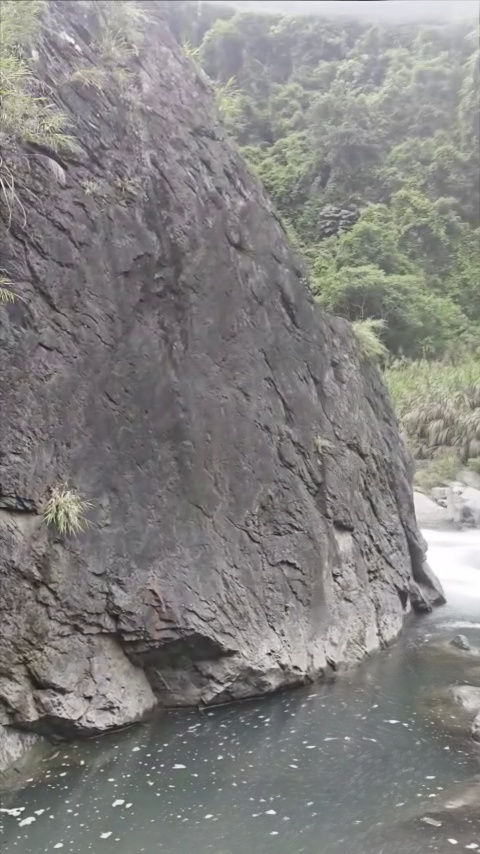
#> input picture clean_bg_panorama.jpg, 480 x 854 px
$ python -i synthesize_reference_fog_video.py   (imports and definitions only)   (older library calls are emulated)
#> lines starting #> are read from the running program, lines starting #| are printed output that depends on the picture; after the words box and inside, x2 and y2 are one past the last pixel; in counts of white or black regions, pixels touching at a corner belong together
#> further down, picture is the input picture: shape (854, 480, 3); mean B, G, R 128.9, 130.4, 131.8
### visualize_coarse_fog_mask.py
import argparse
from pathlib import Path

import cv2
import numpy as np


def normalize_map(arr: np.ndarray, percentile=95):
    scale = np.percentile(arr, percentile) + 1e-6
    return np.clip(arr / scale, 0, 1).astype(np.float32)


def inverse_confidence(arr: np.ndarray, percentile=95):
    return 1.0 - normalize_map(arr, percentile=percentile)


def get_single_frame_fog_components(
    image_bgr,
    patch_size=15,
    w_dcp=0.5,
    w_grad=0.3,
    w_sat=0.2,
    blur_ksize=101,
    threshold=0.6,
    morph_ksize=31,
):
#> called with patch_size = 15, w_dcp = 0.5, w_grad = 0.3, w_sat = 0.2, blur_ksize = 101, threshold = 0.6, morph_ksize = 31
    gray = cv2.cvtColor(image_bgr, cv2.COLOR_BGR2GRAY).astype(np.float32) / 255.0
    hsv = cv2.cvtColor(image_bgr, cv2.COLOR_BGR2HSV).astype(np.float32) / 255.0

    min_channel = np.min(image_bgr.astype(np.float32) / 255.0, axis=2)
    kernel_dcp = cv2.getStructuringElement(cv2.MORPH_RECT, (patch_size, patch_size))
    conf_dcp = cv2.erode(min_channel, kernel_dcp)

    sobelx = cv2.Sobel(gray, cv2.CV_64F, 1, 0, ksize=3)
    sobely = cv2.Sobel(gray, cv2.CV_64F, 0, 1, ksize=3)
    grad_mag = np.sqrt(sobelx**2 + sobely**2)
    grad_norm = np.clip(grad_mag / (np.percentile(grad_mag, 95) + 1e-6), 0, 1).astype(
        np.float32
    )
    conf_grad = 1.0 - grad_norm

    sat = hsv[:, :, 1]
    conf_sat = 1.0 - sat

    total_w = w_dcp + w_grad + w_sat
    combined = (
        (w_dcp / total_w) * conf_dcp
        + (w_grad / total_w) * conf_grad
        + (w_sat / total_w) * conf_sat
    )

    val = hsv[:, :, 2]
    val_gate = np.clip(val * 2.0, 0, 1)
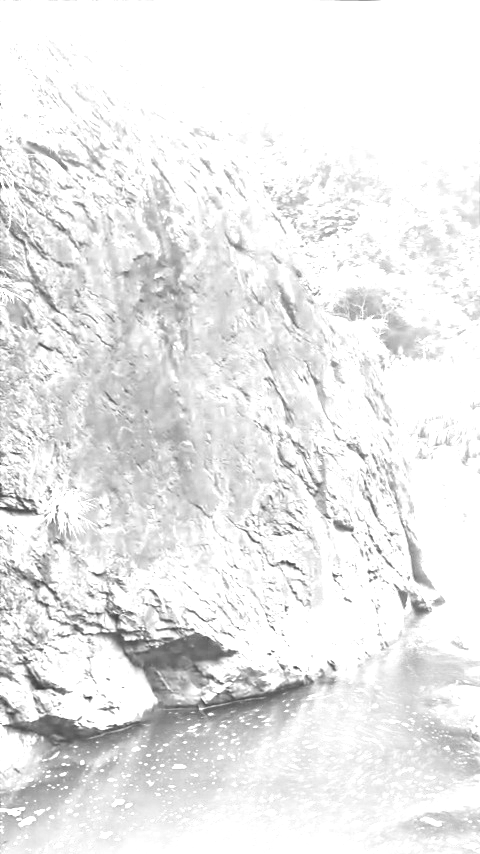
#> val_gate: shape (854, 480) float32; min 0.227, max 1, mean 0.919
    confidence_pre_blur = combined * val_gate
    confidence_map = cv2.GaussianBlur(
        confidence_pre_blur, (blur_ksize, blur_ksize), 0
    )
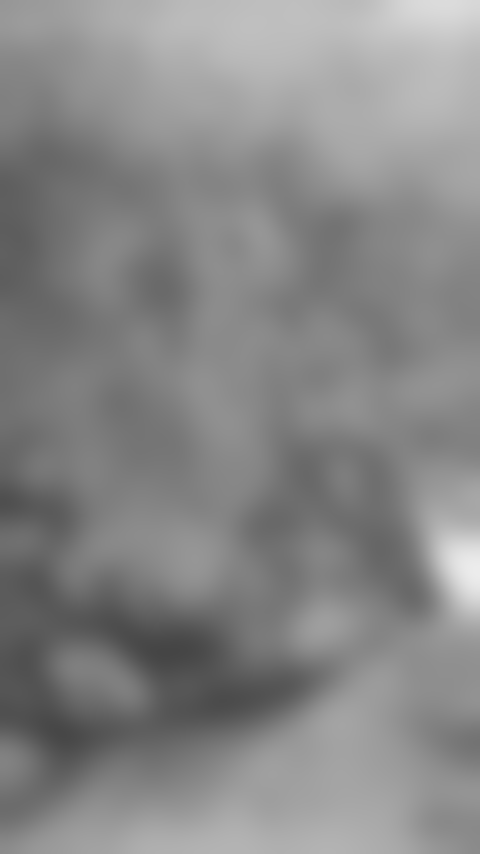
#> confidence_map: shape (854, 480) float32; min 0.272, max 0.929, mean 0.531

    binary_mask = (confidence_map > threshold).astype(np.uint8) * 255
#> binary_mask: shape (854, 480); 24.1% white; 4 white regions, box (x1, y1, x2, y2) and area: (4, 0, 480, 212) 60893, (40, 674, 432, 854) 29760, (421, 477, 480, 642) 7537, (307, 611, 343, 639) 752
    morph_kernel = cv2.getStructuringElement(
        cv2.MORPH_ELLIPSE, (morph_ksize, morph_ksize)
    )
    binary_mask = cv2.morphologyEx(binary_mask, cv2.MORPH_CLOSE, morph_kernel)
#> binary_mask: shape (854, 480); 24.2% white; 4 white regions, box (x1, y1, x2, y2) and area: (0, 0, 480, 212) 60963, (40, 674, 432, 854) 29764, (421, 477, 480, 642) 7537, (307, 611, 343, 639) 752
    binary_mask = cv2.morphologyEx(binary_mask, cv2.MORPH_OPEN, morph_kernel)
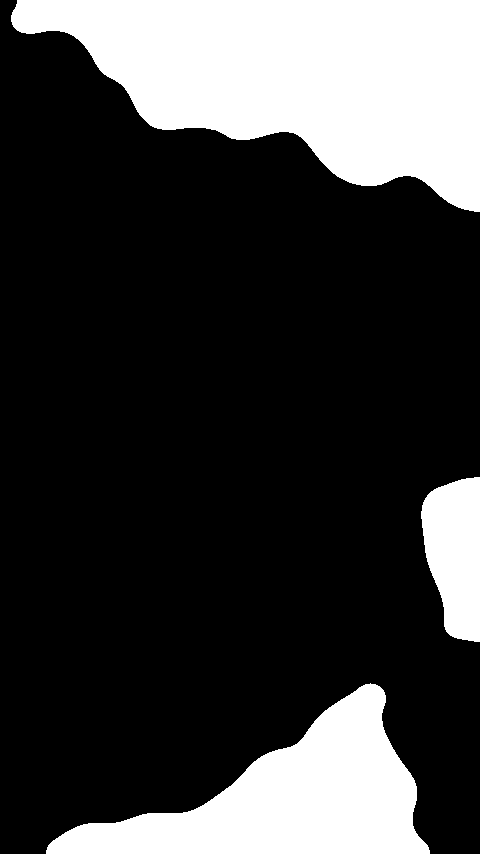
#> binary_mask: shape (854, 480); 23.8% white; 3 white regions, box (x1, y1, x2, y2) and area: (11, 0, 480, 212) 60819, (46, 683, 430, 854) 29409, (421, 477, 480, 642) 7521

    return {
        "min_channel": min_channel,
        "conf_dcp": conf_dcp,
        "grad_norm": grad_norm,
        "conf_grad": conf_grad,
        "sat": sat,
        "conf_sat": conf_sat,
        "val": val,
        "val_gate": val_gate,
        "combined": combined,
        "confidence_pre_blur": confidence_pre_blur,
        "confidence_map": confidence_map,
        "binary_mask": binary_mask,
    }


# [211 lines left out: functions estimate_ecc_warp, warp_to_template, compute_temporal_persistence_components, read_frame, not called in this run]


def to_heatmap(img_float: np.ndarray):
    img_u8 = np.clip(img_float * 255.0, 0, 255).astype(np.uint8)
    return cv2.applyColorMap(img_u8, cv2.COLORMAP_TURBO)


def to_gray_bgr(img_float: np.ndarray):
    img_u8 = np.clip(img_float * 255.0, 0, 255).astype(np.uint8)
    return cv2.cvtColor(img_u8, cv2.COLOR_GRAY2BGR)


# [225 lines left out: functions make_overlay, draw_panel, build_grid, save_stats, main, not called in this run]


# [2 lines that do not run on import are left out]

### synthesize_reference_fog_video.py
import argparse
from pathlib import Path

import cv2
import numpy as np

from visualize_coarse_fog_mask import get_single_frame_fog_components


def estimate_airlight(frame_bgr: np.ndarray):
    hsv = cv2.cvtColor(frame_bgr, cv2.COLOR_BGR2HSV).astype(np.float32) / 255.0
    bgr = frame_bgr.astype(np.float32)
    val = hsv[:, :, 2]
    sat = hsv[:, :, 1]
    candidate = (val >= np.quantile(val, 0.92)) & (sat <= np.quantile(sat, 0.45))
    if np.count_nonzero(candidate) < 64:
        candidate = val >= np.quantile(val, 0.98)
    samples = bgr[candidate]
    if samples.size == 0:
        samples = bgr.reshape(-1, 3)
    return np.mean(samples, axis=0)


def build_reference_fog_layer(frame_bgr: np.ndarray):
    comps = get_single_frame_fog_components(
        frame_bgr,
        patch_size=15,
        w_dcp=0.5,
        w_grad=0.3,
        w_sat=0.2,
        blur_ksize=101,
        threshold=0.6,
        morph_ksize=31,
    )
#> comps = 12 items
    conf = comps["confidence_map"].astype(np.float32)
    mask = comps["binary_mask"].astype(np.float32) / 255.0

    conf_alpha = np.clip((conf - 0.42) / 0.32, 0.0, 1.0)
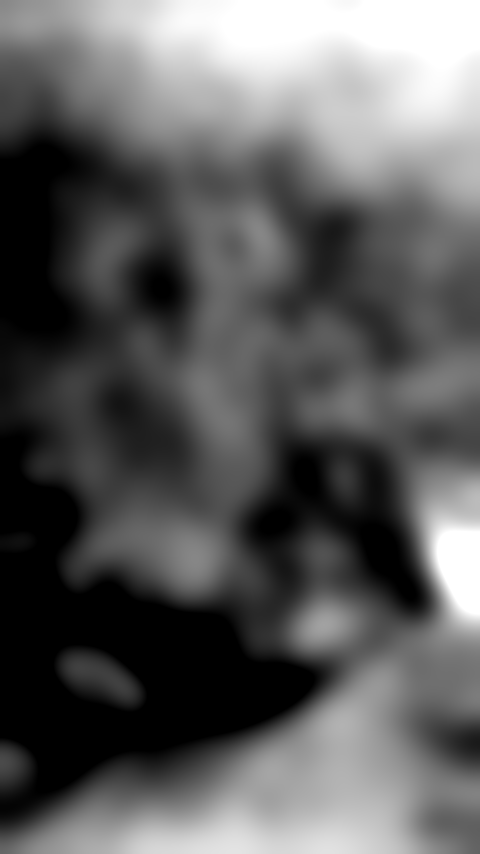
#> conf_alpha: shape (854, 480) float32; min 0, max 1, mean 0.365
    soft_mask = cv2.GaussianBlur(mask, (0, 0), 18)

    gray = cv2.cvtColor(frame_bgr, cv2.COLOR_BGR2GRAY).astype(np.float32) / 255.0
    lum = cv2.GaussianBlur(gray, (0, 0), 21)
    lum = (lum - lum.min()) / (lum.max() - lum.min() + 1e-6)
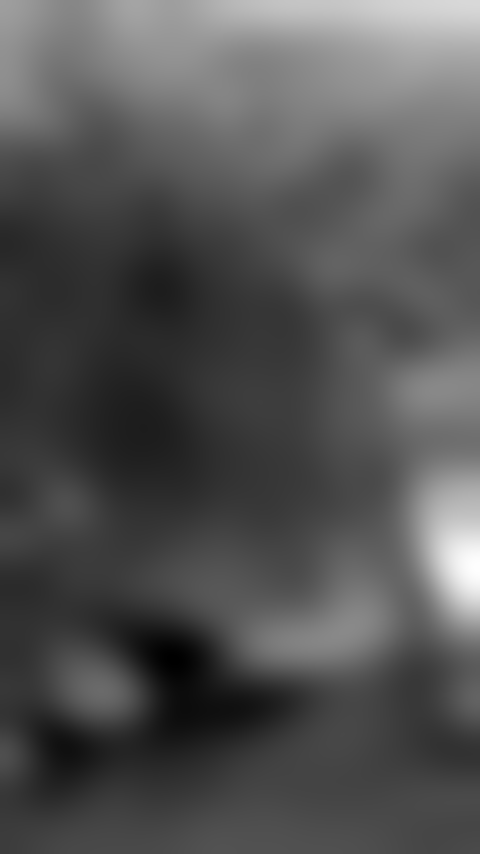
#> lum: shape (854, 480) float32; min 0, max 1, mean 0.326

    # Use the real fog confidence as the main shape, with a gentle luminance modulation
    # so the synthetic veil keeps the soft, translucent look of the captured fog.
    alpha = 0.68 * soft_mask + 0.32 * conf_alpha
    alpha = alpha * (0.88 + 0.18 * lum)
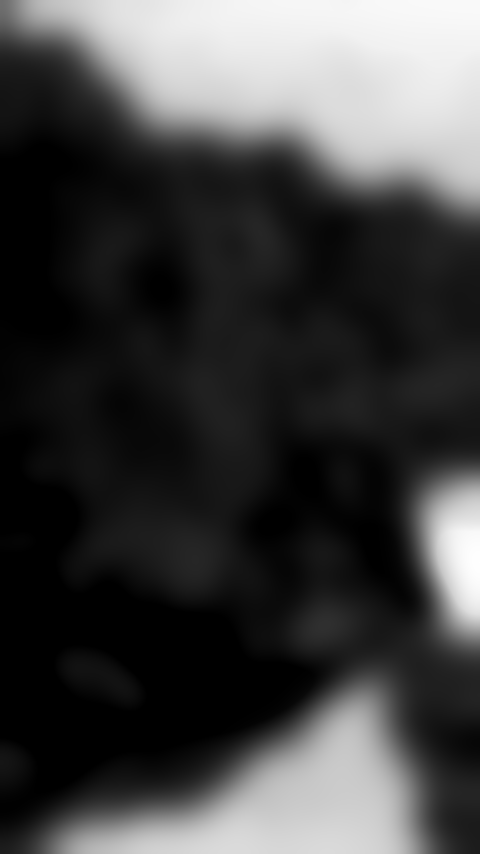
#> alpha: shape (854, 480) float32; min 0, max 1.05, mean 0.268; drawn with min black and max white
    alpha = np.clip(alpha, 0.0, 1.0)
    alpha = cv2.GaussianBlur(alpha, (0, 0), 11)
    return alpha, estimate_airlight(frame_bgr)
#> in estimate_airlight, `candidate = (val >= np.quantile(val, 0.92)) & (sat <= np.quantile(sat,..`:
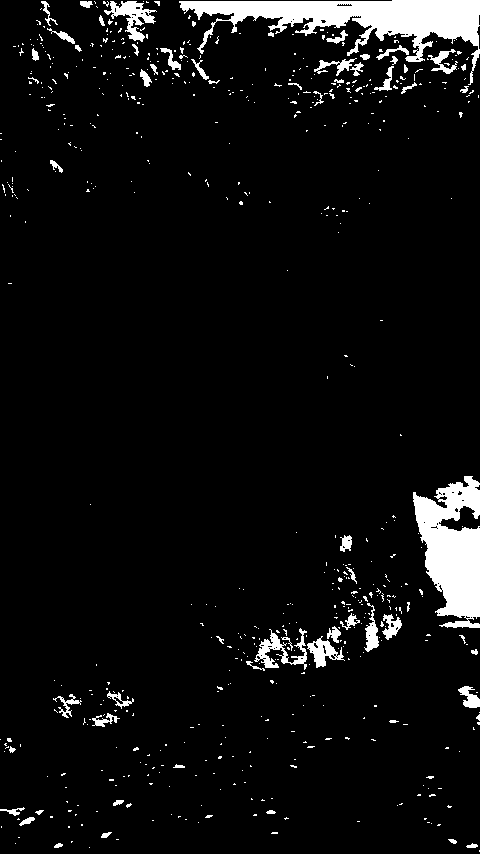
#> candidate: shape (854, 480) bool; 5.9% white; 616 white regions (553 under 20 px), largest, box (x1, y1, x2, y2) and area: (179, 0, 480, 85) 8489, (413, 476, 480, 628) 6451, (104, 1, 157, 42) 820


# [108 lines left out: functions synthesize_frame, main, not called in this run]


# [2 lines not run here, left out]

>>> import cv2
>>> picture = cv2.imread('clean_bg_panorama.jpg')
>>> result = build_reference_fog_layer(picture)

$ run again, on smart_clean_bg.jpg
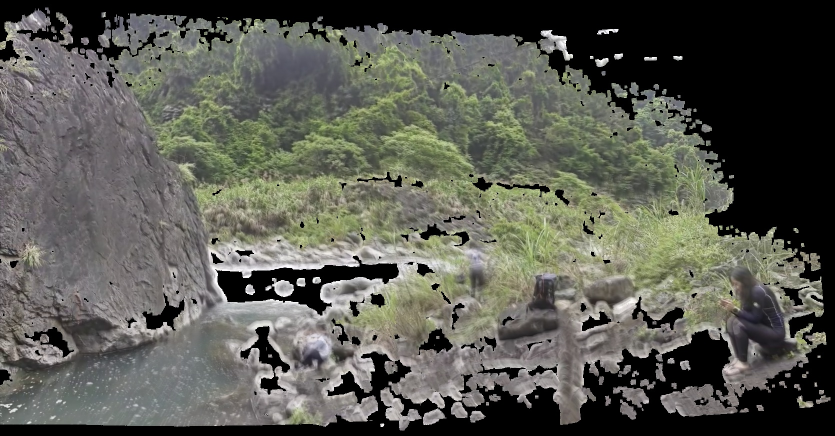
#> input picture smart_clean_bg.jpg, 1669 x 872 px (shown at 1/2 size)
#> picture is the input picture: shape (872, 1669, 3); mean B, G, R 83.1, 91.1, 90.4
#> in get_single_frame_fog_components, `binary_mask = cv2.morphologyEx(binary_mask, cv2.MORPH_OPEN, morph_kern..`:
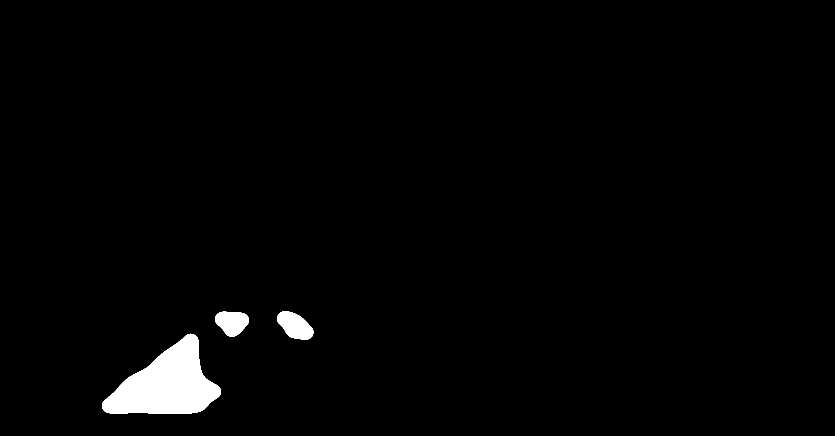
#> binary_mask: shape (872, 1669) (shown at 1/2 size); 1.8% white; 3 white regions, box (x1, y1, x2, y2) and area: (204, 667, 442, 828) 21426, (554, 622, 627, 680) 2753, (430, 623, 498, 674) 2463
#> comps = 12 items
#> in estimate_airlight, `candidate = (val >= np.quantile(val, 0.92)) & (sat <= np.quantile(sat,..`:
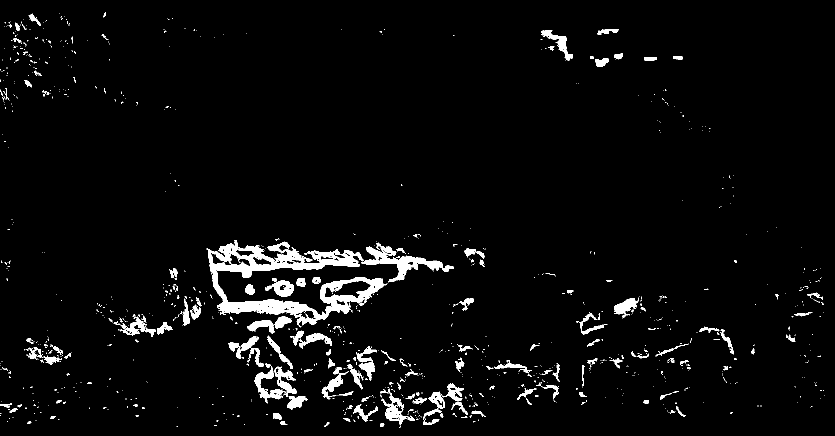
#> candidate: shape (872, 1669) bool (shown at 1/2 size); 3.8% white; 1095 white regions (934 under 20 px), largest, box (x1, y1, x2, y2) and area: (413, 481, 774, 651) 18189, (723, 485, 908, 565) 3615, (509, 732, 572, 807) 1290

$ run again, on ultra_sharp_median_canvas.jpg
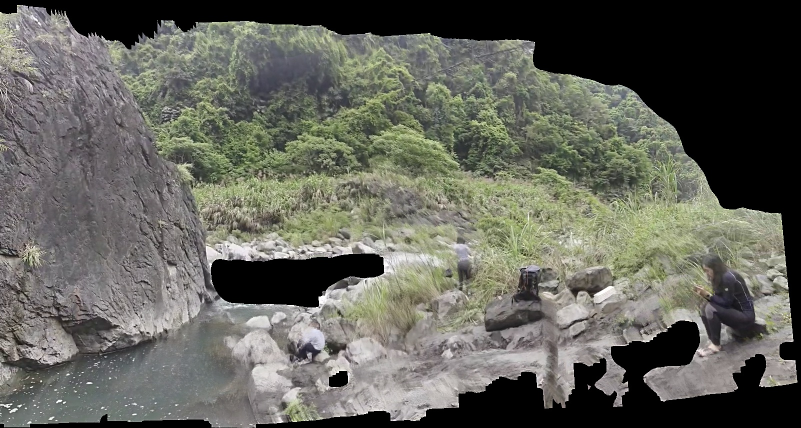
#> input picture ultra_sharp_median_canvas.jpg, 1602 x 855 px (shown at 1/2 size)
#> picture is the input picture: shape (855, 1602, 3); mean B, G, R 91.6, 99.8, 99.3
#> in get_single_frame_fog_components, `binary_mask = cv2.morphologyEx(binary_mask, cv2.MORPH_OPEN, morph_kern..`:
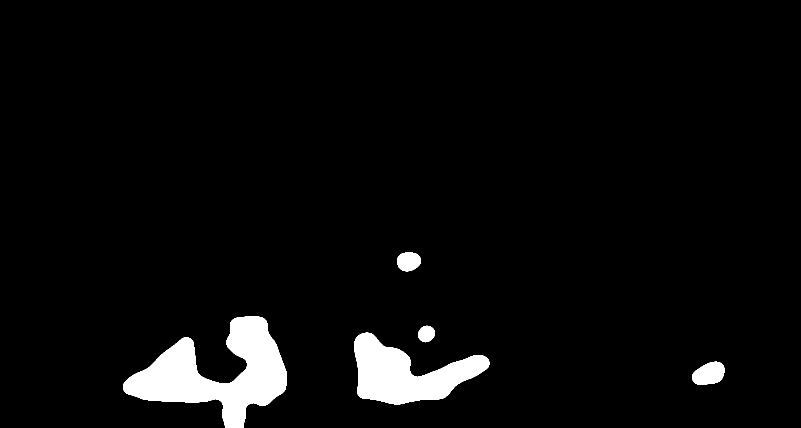
#> binary_mask: shape (855, 1602) (shown at 1/2 size); 4.2% white; 5 white regions, box (x1, y1, x2, y2) and area: (246, 633, 574, 855) 32903, (709, 665, 979, 809) 20076, (1384, 723, 1449, 770) 2265, (794, 505, 842, 543) 1452, (836, 651, 870, 685) 866
#> comps = 12 items
#> in estimate_airlight, `candidate = (val >= np.quantile(val, 0.92)) & (sat <= np.quantile(sat,..`:
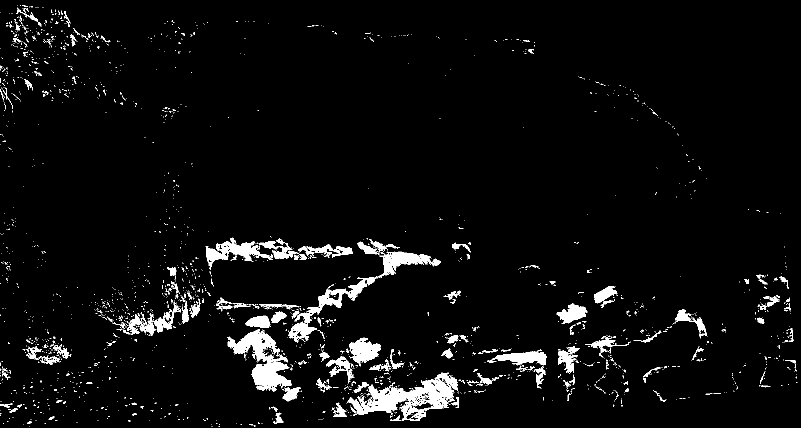
#> candidate: shape (855, 1602) bool (shown at 1/2 size); 4.2% white; 2155 white regions (1987 under 20 px), largest, box (x1, y1, x2, y2) and area: (693, 745, 916, 842) 7876, (454, 659, 584, 784) 6229, (577, 554, 750, 686) 3723
